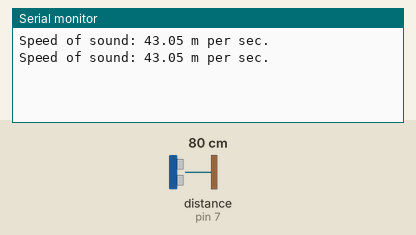
The sketch below on a simulated Arduino Uno, built with avr-gcc and run on an emulated ATmega328P. Parts: the last lines printed to the serial monitor. Wiring (inferred from the names in the program): ultrasonic range finder: trigger pin 8; echo pin 7. The test bench sets the inputs (shaded band); at power-on: distance to the obstacle (sensor on pin 7) 80 cm. The echo pulse lasts 58.3 µs per cm.

Above: at 1.8 s.
1.9 s: distance to the obstacle (sensor on pin 7) set to 2 cm
At 2.8 s:
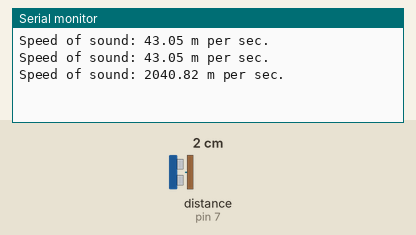
3.4 s: distance to the obstacle (sensor on pin 7) set to 4 cm
At 4.6 s:
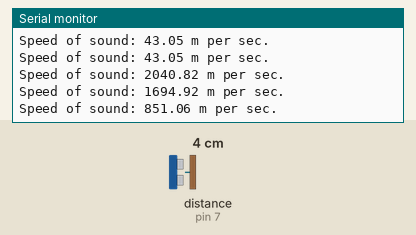
Timing chart, 0 to 6.4 s (numbered marks = the images above; inputs shaded):
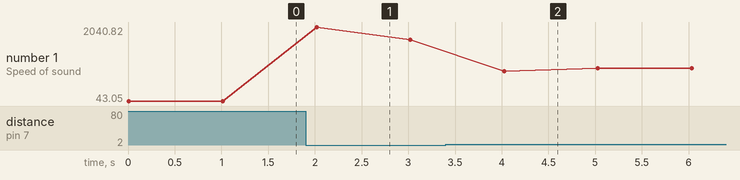

The sketch:

measuringSpeedOfSound_UltrasonicSensor.ino
```cpp
int trigPin = 8;
int echoPin = 7;
float pingTime;
float speedOfSound;
float targetDistance = .1;  //Distance in metres i.e 10cm


void setup() {
  // put your setup code here, to run once:
  Serial.begin(9600);
  pinMode(trigPin, OUTPUT);
  pinMode(echoPin, INPUT);

}

void loop() {
  // put your main code here, to run repeatedly:
  digitalWrite(trigPin, LOW);
  delayMicroseconds(2000);
  digitalWrite(trigPin, HIGH);
  delayMicroseconds(10);
  digitalWrite(trigPin, LOW);
  delayMicroseconds(15);

  pingTime = pulseIn(echoPin, HIGH);   //Measure pingTime in microseconds

  pingTime = pingTime / 1000000.;

  speedOfSound = 2 * targetDistance / pingTime;

  Serial.print("Speed of sound: ");
  Serial.print(speedOfSound);
  Serial.println(" m per sec.");

  delay(1000);

}
```

Measured:
- after the input at 1.9 s, the serial monitor: prints a new line after 0.12 s (image 1)
- after the input at 3.4 s, the serial monitor: prints a new line after 0.63 s (image 2)
- plotted number 1: 43.05 → 1694.92 after the input at 1.9 s, 1694.92 → 930.23 after the input at 3.4 s
